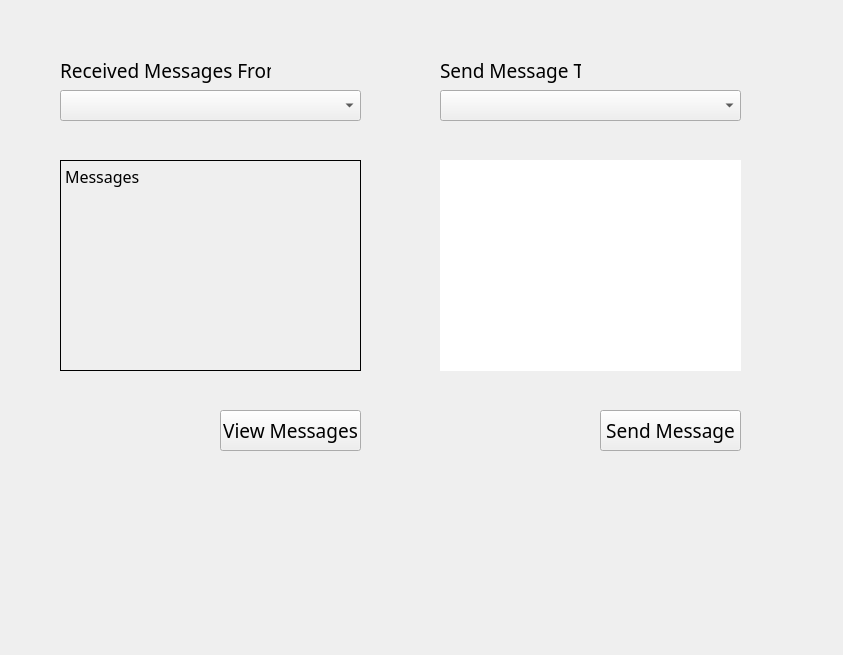
<?xml version="1.0" encoding="UTF-8"?>
<ui version="4.0">
 <class>MessagesWidget</class>
 <widget class="QWidget" name="MessagesWidget">
  <property name="geometry">
   <rect>
    <x>0</x>
    <y>0</y>
    <width>843</width>
    <height>655</height>
   </rect>
  </property>
  <property name="windowTitle">
   <string>Messages</string>
  </property>
  <widget class="QLabel" name="Messages_Background">
   <property name="geometry">
    <rect>
     <x>0</x>
     <y>0</y>
     <width>843</width>
     <height>655</height>
    </rect>
   </property>
   <property name="sizePolicy">
    <sizepolicy hsizetype="Fixed" vsizetype="Fixed">
     <horstretch>0</horstretch>
     <verstretch>0</verstretch>
    </sizepolicy>
   </property>
   <property name="text">
    <string/>
   </property>
  </widget>
  <widget class="QComboBox" name="Messages_SendUser">
   <property name="geometry">
    <rect>
     <x>440</x>
     <y>90</y>
     <width>301</width>
     <height>31</height>
    </rect>
   </property>
   <property name="font">
    <font>
     <family>Source Sans Pro</family>
     <pointsize>12</pointsize>
    </font>
   </property>
  </widget>
  <widget class="QLabel" name="Messages_SendLabel">
   <property name="geometry">
    <rect>
     <x>440</x>
     <y>50</y>
     <width>141</width>
     <height>41</height>
    </rect>
   </property>
   <property name="font">
    <font>
     <family>Source Sans Pro</family>
     <pointsize>14</pointsize>
     <weight>50</weight>
     <bold>false</bold>
    </font>
   </property>
   <property name="text">
    <string>Send Message To:</string>
   </property>
  </widget>
  <widget class="QPlainTextEdit" name="Messages_SendInput">
   <property name="geometry">
    <rect>
     <x>440</x>
     <y>160</y>
     <width>301</width>
     <height>211</height>
    </rect>
   </property>
   <property name="font">
    <font>
     <family>Source Sans Pro</family>
     <pointsize>12</pointsize>
    </font>
   </property>
   <property name="frameShape">
    <enum>QFrame::NoFrame</enum>
   </property>
  </widget>
  <widget class="QPushButton" name="Messages_SendButton">
   <property name="geometry">
    <rect>
     <x>600</x>
     <y>410</y>
     <width>141</width>
     <height>41</height>
    </rect>
   </property>
   <property name="font">
    <font>
     <family>Coolvetica Rg</family>
     <pointsize>14</pointsize>
    </font>
   </property>
   <property name="text">
    <string>Send Message</string>
   </property>
   <property name="flat">
    <bool>false</bool>
   </property>
  </widget>
  <widget class="QPushButton" name="Messages_ViewMessagesButton">
   <property name="geometry">
    <rect>
     <x>220</x>
     <y>410</y>
     <width>141</width>
     <height>41</height>
    </rect>
   </property>
   <property name="font">
    <font>
     <family>Coolvetica Rg</family>
     <pointsize>14</pointsize>
    </font>
   </property>
   <property name="text">
    <string>View Messages</string>
   </property>
   <property name="flat">
    <bool>false</bool>
   </property>
  </widget>
  <widget class="QLabel" name="Messages_ReceiveLabel">
   <property name="geometry">
    <rect>
     <x>60</x>
     <y>50</y>
     <width>211</width>
     <height>41</height>
    </rect>
   </property>
   <property name="font">
    <font>
     <family>Source Sans Pro</family>
     <pointsize>14</pointsize>
     <weight>50</weight>
     <bold>false</bold>
    </font>
   </property>
   <property name="text">
    <string>Received Messages From:</string>
   </property>
  </widget>
  <widget class="QComboBox" name="Messages_ViewUser">
   <property name="geometry">
    <rect>
     <x>60</x>
     <y>90</y>
     <width>301</width>
     <height>31</height>
    </rect>
   </property>
   <property name="font">
    <font>
     <family>Source Sans Pro</family>
     <pointsize>12</pointsize>
    </font>
   </property>
  </widget>
  <widget class="QLabel" name="Messages_MessagesDisplay">
   <property name="geometry">
    <rect>
     <x>60</x>
     <y>160</y>
     <width>301</width>
     <height>211</height>
    </rect>
   </property>
   <property name="font">
    <font>
     <family>Source Sans Pro</family>
     <pointsize>12</pointsize>
     <weight>50</weight>
     <bold>false</bold>
    </font>
   </property>
   <property name="autoFillBackground">
    <bool>true</bool>
   </property>
   <property name="frameShape">
    <enum>QFrame::Box</enum>
   </property>
   <property name="text">
    <string>Messages</string>
   </property>
   <property name="alignment">
    <set>Qt::AlignLeading|Qt::AlignLeft|Qt::AlignTop</set>
   </property>
  </widget>
 </widget>
 <resources/>
 <connections/>
</ui>
